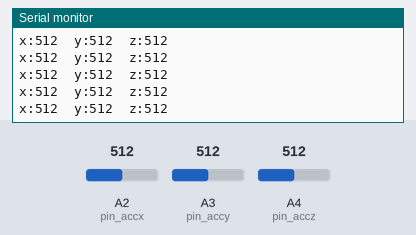
Simulated run of this sketch. Board: Arduino Uno, built with avr-gcc and run on an emulated ATmega328P. Shown: the last lines printed to the serial monitor. Inputs (shaded band) come from the test bench; at power-on: A3 (pin_accy) = 512, A2 (pin_accx) = 512, A4 (pin_accz) = 512.

Above: at 1.2 s.
1.3 s: A3 (pin_accy) set to 109
At 1.8 s:
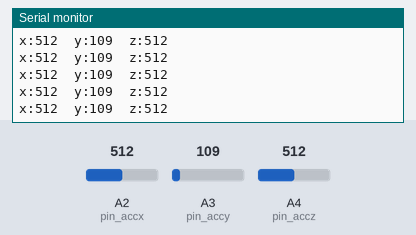
2.8 s: A3 (pin_accy) set to 89
At 3.5 s:
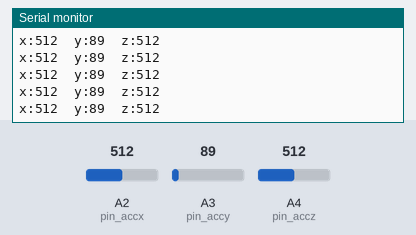
Timing chart, 0 to 4.8 s (numbered marks = the images above; inputs shaded):
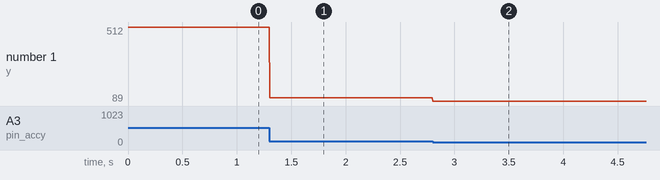

The sketch:

acceleration.ino
```cpp
static const int pin_accx = A2;  // accelaration X of KXR94-2050
static const int pin_accy = A3;  // accelaration Y of KXR94-2050
static const int pin_accz = A4;  // accelaration Z of KXR94-2050

void setup() {
  // put your setup code here, to run once:
  Serial.begin(115200);
  pinMode(pin_accx, INPUT);
  pinMode(pin_accy, INPUT);
  pinMode(pin_accz, INPUT);
}

void loop() {
  // put your main code here, to run repeatedly:
  Serial.print("x:");
  Serial.print(analogRead(pin_accx));
  Serial.print("\t");
  Serial.print("y:");
  Serial.print(analogRead(pin_accy));
  Serial.print("\t");
  Serial.print("z:");
  Serial.print(analogRead(pin_accz));
  Serial.print("\r\n");
  delay(1);
}
```

Measured:
- after the input at 1.3 s, the serial monitor: prints a new line at once (image 1)
- after the input at 2.8 s, the serial monitor: prints a new line at once (image 2)
- plotted number 1: 512 → 89 after the input at 1.3 s
